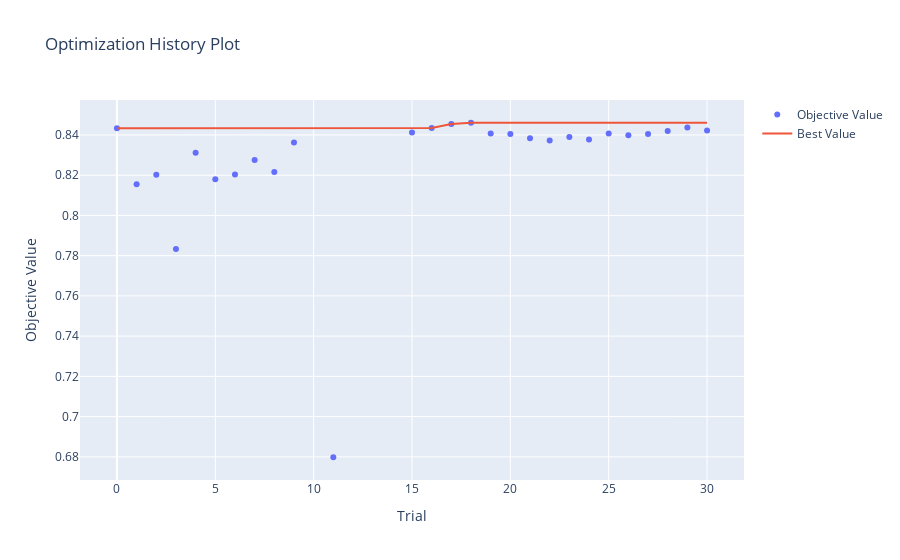

Notebook code for this chart:
### Code cell
study = optuna.load_study(study_name='tfidf_xgboost_smote', storage=storage)
import optuna.visualization as vis
vis.plot_optimization_history(study)

### Figure 1 — Plotly figure (JSON) as saved in the notebook; plotly's stock layout.template omitted (floating-point values rounded to 4 significant figures)
{"data": [{"mode": "markers", "name": "Objective Value", "type": "scatter", "x": [0, 1, 2, 3, 4, 5, 6, 7, 8, 9, 11, 15, 16, 17, 18, 19, 20, 21, 22, 23, 24, 25, 26, 27, 28, 29, 30], "y": [0.8434, 0.8155, 0.8202, 0.7834, 0.8312, 0.818, 0.8204, 0.8275, 0.8215, 0.8362, 0.6798, 0.8413, 0.8435, 0.8454, 0.8461, 0.8407, 0.8405, 0.8383, 0.8372, 0.839, 0.8377, 0.8407, 0.8399, 0.8405, 0.842, 0.8437, 0.8422]}, {"name": "Best Value", "type": "scatter", "x": [0, 1, 2, 3, 4, 5, 6, 7, 8, 9, 11, 15, 16, 17, 18, 19, 20, 21, 22, 23, 24, 25, 26, 27, 28, 29, 30], "y": [0.8434, 0.8434, 0.8434, 0.8434, 0.8434, 0.8434, 0.8434, 0.8434, 0.8434, 0.8434, 0.8434, 0.8434, 0.8435, 0.8454, 0.8461, 0.8461, 0.8461, 0.8461, 0.8461, 0.8461, 0.8461, 0.8461, 0.8461, 0.8461, 0.8461, 0.8461, 0.8461]}], "layout": {"title": {"text": "Optimization History Plot"}, "xaxis": {"title": {"text": "Trial"}}, "yaxis": {"title": {"text": "Objective Value"}}}}
